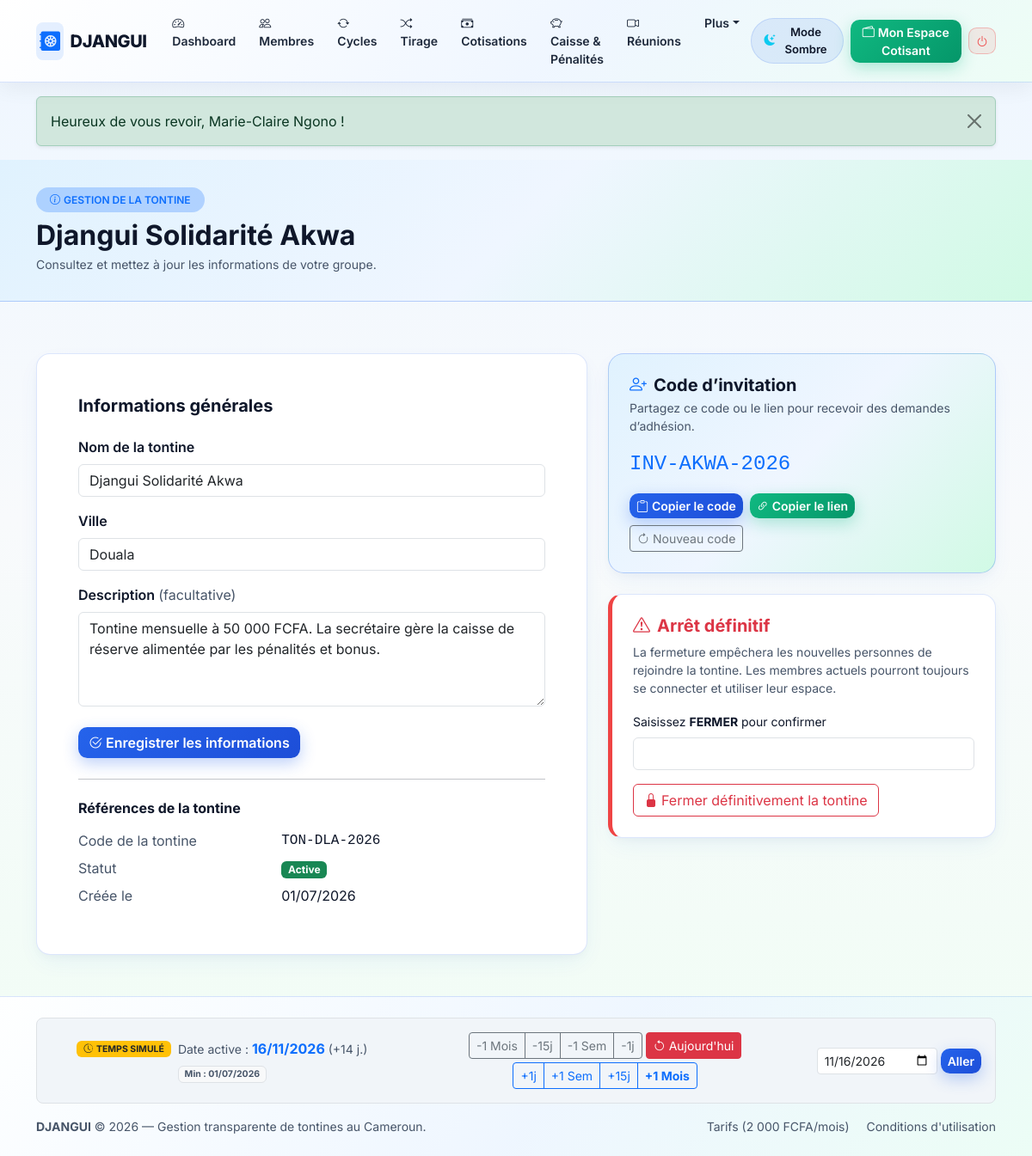
Screenshot of /admin/tontine-info.php (signed in) with the database file from the repository.
### tables this page shows
CREATE TABLE tontines (
    id INT UNSIGNED AUTO_INCREMENT PRIMARY KEY,
    code_tontine VARCHAR(20) NOT NULL,
    code_invitation VARCHAR(24) NOT NULL,
    nom VARCHAR(120) NOT NULL,
    description TEXT DEFAULT NULL,
    ville VARCHAR(80) NOT NULL DEFAULT 'Douala',
    devise CHAR(4) NOT NULL DEFAULT 'FCFA',
    solde_caisse_reserve DECIMAL(12,2) NOT NULL DEFAULT 0.00 COMMENT 'Caisse geree par l admin (penalites, bonus, reliquats)',
    statut ENUM('active', 'suspendue', 'fermee') NOT NULL DEFAULT 'active',
    date_debut_essai DATETIME NOT NULL,
    date_fin_essai DATETIME NOT NULL,
    statut_abonnement ENUM('essai', 'actif', 'expire') NOT NULL DEFAULT 'essai',
    abonnement_valide_jusqua DATETIME DEFAULT NULL,
    admin_id INT UNSIGNED NOT NULL COMMENT 'UNIQUE : 1 admin/secretaire ne gere qu une seule tontine',
    created_at DATETIME NOT NULL DEFAULT CURRENT_TIMESTAMP,
    updated_at DATETIME NOT NULL DEFAULT CURRENT_TIMESTAMP ON UPDATE CURRENT_TIMESTAMP,

    CONSTRAINT uq_tontines_code UNIQUE (code_tontine),
    CONSTRAINT uq_tontines_invitation UNIQUE (code_invitation),
    CONSTRAINT uq_tontines_admin UNIQUE (admin_id),
    CONSTRAINT chk_tontines_caisse CHECK (solde_caisse_reserve >= 0),
    CONSTRAINT fk_tontines_admin FOREIGN KEY (admin_id) REFERENCES users(id) ON DELETE RESTRICT ON UPDATE CASCADE,
    INDEX idx_tontines_statut (statut, statut_abonnement)
);

### includes/functions.php (called while the page is built, shortened)
<?php
function e($texte) {
    return htmlspecialchars((string)$texte, ENT_QUOTES, 'UTF-8');
}

### admin/tontine-info.php (the view, shortened to what this page needs)
<?php
require_once __DIR__ . '/../includes/functions.php';
$tontine_id = (int)($_SESSION['tontine_id'] ?? 0);
$user_id = (int)($_SESSION['user_id'] ?? 0);
$stmtTontine = $pdo->prepare("
    SELECT id, nom, code_tontine, code_invitation, description, ville, devise, statut,
           date_debut_essai, date_fin_essai, statut_abonnement, abonnement_valide_jusqua,
           created_at
    FROM tontines
    WHERE id = ? AND admin_id = ?
    LIMIT 1
");
$stmtTontine->execute([$tontine_id, $user_id]);
$tontine = $stmtTontine->fetch();
$lien_invitation = BASE_URL . '/join-tontine.php?code=' . urlencode($tontine['code_invitation']);
$statuts = [
    'active' => ['label' => 'Active', 'badge' => 'success'],
    'suspendue' => ['label' => 'Suspendue', 'badge' => 'warning text-dark'],
    'fermee' => ['label' => 'Fermée', 'badge' => 'secondary'],
];
$statut_tontine = $statuts[$tontine['statut']] ?? ['label' => ucfirst($tontine['statut']), 'badge' => 'secondary'];
require_once __DIR__ . '/../includes/header.php';
require_once __DIR__ . '/../includes/navbar.php';
?>
<div class="page-header-dark">
    <div class="container">
        <span class="badge bg-primary bg-opacity-25 text-primary px-3 py-2 rounded-pill fw-semibold mb-2">
            <i class="bi bi-info-circle me-1"></i>GESTION DE LA TONTINE
        </span>
        <h1 class="fw-bold h2 mb-1"><?= e($tontine['nom']) ?></h1>
        <p class="text-muted small mb-0">Consultez et mettez à jour les informations de votre groupe.</p>
    </div>
</div>
<main class="container pb-5">
    <div class="row g-4 mt-1">
        <section class="col-lg-7" aria-labelledby="infos-tontine-title">
            <div class="card card-djangui p-4 p-md-5 h-100">
                <h2 id="infos-tontine-title" class="h5 fw-bold mb-4">Informations générales</h2>
                <form method="POST" action="<?= BASE_URL ?>/admin/tontine-info.php">
                    <div class="mb-3">
                        <label for="nom" class="form-label fw-semibold">Nom de la tontine</label>
                        <input type="text" class="form-control" id="nom" name="nom" maxlength="120" value="<?= e($tontine['nom']) ?>" required>
                    </div>
                    <div class="mb-3">
                        <label for="ville" class="form-label fw-semibold">Ville</label>
                        <input type="text" class="form-control" id="ville" name="ville" maxlength="80" value="<?= e($tontine['ville']) ?>" required>
                    </div>
                    <div class="mb-4">
                        <label for="description" class="form-label fw-semibold">Description <span class="text-muted fw-normal">(facultative)</span></label>
                        <textarea class="form-control" id="description" name="description" rows="4"><?= e($tontine['description'] ?? '') ?></textarea>
                    </div>
                    <button type="submit" class="btn btn-glow-blue">
                        <i class="bi bi-check2-circle me-1"></i>Enregistrer les informations
                    </button>
                </form>
                <hr class="my-4">
                <h3 class="h6 fw-bold mb-3">Références de la tontine</h3>
                <dl class="row mb-0">
                    <dt class="col-sm-5 text-muted fw-normal">Code de la tontine</dt>
                    <dd class="col-sm-7 font-monospace"><?= e($tontine['code_tontine']) ?></dd>
                    <dt class="col-sm-5 text-muted fw-normal">Statut</dt>
                    <dd class="col-sm-7"><span class="badge bg-<?= e($statut_tontine['badge']) ?>"><?= e($statut_tontine['label']) ?></span></dd>
                    <dt class="col-sm-5 text-muted fw-normal">Créée le</dt>
                    <dd class="col-sm-7"><?= date('d/m/Y', strtotime($tontine['created_at'])) ?></dd>
                </dl>
            </div>
        </section>
        <div class="col-lg-5">
            <section class="card-accent-djangui p-4 mb-4" aria-labelledby="invitation-title">
                <h2 id="invitation-title" class="h5 fw-bold mb-1">
                    <i class="bi bi-person-plus text-primary me-2"></i>Code d’invitation
                </h2>
                <p class="text-muted small">Partagez ce code ou le lien pour recevoir des demandes d’adhésion.</p>
                <p class="mb-3"><code class="fs-4 text-primary" id="codeInvitationText"><?= e($tontine['code_invitation']) ?></code></p>
                <?php if ($tontine['statut'] === 'active'): ?>
                    <div class="d-flex flex-wrap gap-2">
                        <button type="button" class="btn btn-glow-blue btn-sm" id="btnCopyCode" data-copy="<?= e($tontine['code_invitation']) ?>">
                            <i class="bi bi-clipboard me-1"></i>Copier le code
                        </button>
                        <button type="button" class="btn btn-glow-emerald btn-sm" id="btnCopyLink" data-copy="<?= e($lien_invitation) ?>">
                            <i class="bi bi-link-45deg me-1"></i>Copier le lien
                        </button>
                        <form method="POST" action="<?= BASE_URL ?>/admin/tontine-info.php" onsubmit="return confirm('L’ancien code ne permettra plus de demander une adhésion. Générer un nouveau code ?');">
                            <button type="submit" class="btn btn-outline-secondary btn-sm">
                                <i class="bi bi-arrow-clockwise me-1"></i>Nouveau code
                            </button>
                        </form>
                    </div>
                <?php elseif ($tontine['statut'] === 'suspendue'): ?>
                    <p class="text-warning-emphasis small mb-0">Les nouvelles adhésions sont suspendues tant que la tontine n’est pas réactivée.</p>
                <?php else: ?>
                    <p class="text-muted small mb-0">La tontine est fermée ; les nouvelles adhésions ne sont plus acceptées.</p>
                <?php endif; ?>
            </section>
            <section class="card card-djangui p-4 border-left-danger" aria-labelledby="fermeture-title">
                <h2 id="fermeture-title" class="h5 fw-bold text-danger mb-2">
                    <i class="bi bi-exclamation-triangle me-2"></i>Arrêt définitif
                </h2>
                <?php if ($tontine['statut'] === 'fermee'): ?>
                    <p class="text-muted small mb-0">Cette tontine est fermée. Les nouvelles adhésions ne sont plus acceptées ; les membres existants conservent l’accès à leur espace.</p>
                <?php else: ?>
                    <p class="text-muted small">La fermeture empêchera les nouvelles personnes de rejoindre la tontine. Les membres actuels pourront toujours se connecter et utiliser leur espace.</p>
                    <form method="POST" action="<?= BASE_URL ?>/admin/tontine-info.php" onsubmit="return confirm('Confirmer la fermeture définitive de cette tontine ? Les nouvelles adhésions seront bloquées.');">
                        <div class="mb-3">
                            <label for="confirmation_fermeture" class="form-label small">Saisissez <strong>FERMER</strong> pour confirmer</label>
                            <input type="text" class="form-control" id="confirmation_fermeture" name="confirmation_fermeture" autocomplete="off" required>
                        </div>
                        <button type="submit" class="btn btn-outline-danger">
                            <i class="bi bi-lock-fill me-1"></i>Fermer définitivement la tontine
                        </button>
                    </form>
                <?php endif; ?>
            </section>
        </div>
    </div>
</main>
<?php require_once __DIR__ . '/../includes/footer.php'; ?>

### assets/css/style.css (style rules this page uses)
:root, [data-theme="light"] { --dj-bg-body: #f4f8fb; --dj-bg-body-gradient: linear-gradient(180deg, #eef6ff 0%, #f8fafc 45%, #f0fdf4 100%); --dj-bg-card: #fff; --dj-bg-section-alt: linear-gradient(135deg, #ffffff 0%, #f0f7ff 60%, #ecfdf5 100%); --dj-bg-box: #f1f5f9; --dj-text-main: #0f172a; --dj-text-muted: #475569; --dj-border-color: rgba(37, 99, 235, 0.16); --dj-navbar-bg: linear-gradient(135deg, rgba(255, 255, 255, 0.96) 0%, rgba(239, 246, 255, 0.96) 55%, rgba(236, 253, 245, 0.96) 100%); --dj-navbar-border: rgba(37, 99, 235, 0.18); --dj-navbar-shadow: 0 6px 24px rgba(15, 23, 42, 0.06); --dj-nav-link: #1e293b; --dj-nav-link-hover-bg: rgba(37, 99, 235, 0.10); --dj-nav-link-active: #2563eb; --dj-brand-text: #0f172a; --dj-hero-overlay: linear-gradient(125deg, rgba(255, 255, 255, 0.93) 0%, rgba(224, 242, 254, 0.88) 52%, rgba(209, 250, 229, 0.84) 100%); --dj-hero-title: #0f172a; --dj-hero-subtitle: #1e293b; --dj-hero-shadow: 0 2px 10px rgba(255, 255, 255, 0.8); --dj-hero-badge-bg: rgba(37, 99, 235, 0.10); --dj-hero-badge-border: rgba(37, 99, 235, 0.30); --dj-hero-invite-bg: rgba(255, 255, 255, 0.88); --dj-hero-invite-border: rgba(37, 99, 235, 0.25); --dj-phone-frame: linear-gradient(145deg, #ffffff 0%, #e2e8f0 100%); --dj-phone-border: #cbd5e1; --dj-phone-screen: #f8fafc; --dj-phone-tx-bg: #ffffff; --dj-phone-pot-bg: linear-gradient(135deg, #2563eb 0%, #0284c7 60%, #059669 100%); --dj-accent-card-bg: linear-gradient(135deg, #e0f2fe 0%, #eff6ff 50%, #d1fae5 100%); --dj-accent-card-border: rgba(37, 99, 235, 0.28); --dj-accent-card-text: #0f172a; --dj-accent-subbox-bg: rgba(255, 255, 255, 0.85); --dj-card-shadow: 0 10px 28px -6px rgba(37, 99, 235, 0.08), 0 4px 12px -3px rgba(15, 23, 42, 0.04); --dj-hover-shadow: 0 20px 38px -8px rgba(37, 99, 235, 0.22); --dj-table-head-bg: linear-gradient(90deg, #1e3a8a 0%, #2563eb 100%); --dj-table-head-text: #ffffff; --dj-blue: #2563eb; --dj-emerald: #059669; }
body { background: var(--dj-bg-body-gradient); background-color: var(--dj-bg-body); color: var(--dj-text-main); font-family: 'Inter', system-ui, -apple-system, sans-serif; min-height: 100vh; display: flex; flex-direction: column; transition: background 0.3s ease, color 0.25s ease; overflow-x: hidden; }
.text-muted { color: var(--dj-text-muted) !important; }
.card-djangui { background-color: var(--dj-bg-card); color: var(--dj-text-main); border: 1px solid var(--dj-border-color); border-radius: 1rem; box-shadow: var(--dj-card-shadow); transition: transform 0.28s ease, box-shadow 0.28s ease, border-color 0.28s ease, background-color 0.25s ease; }
.card-dark-djangui, .card-accent-djangui { background: var(--dj-accent-card-bg); color: var(--dj-accent-card-text); border: 1px solid var(--dj-accent-card-border); border-radius: 1.15rem; box-shadow: var(--dj-card-shadow); transition: all 0.28s ease; }
.border-left-danger { border-left: 5px solid #ef4444 !important; }
.page-header-dark { background: var(--dj-accent-card-bg); color: var(--dj-accent-card-text); padding: 2rem 0; margin-bottom: 2rem; border-bottom: 1px solid var(--dj-accent-card-border); }
.btn-glow-blue, .btn-navy { background: linear-gradient(135deg, #2563eb 0%, #1d4ed8 100%); border: none; color: #ffffff !important; font-weight: 600; border-radius: 0.65rem; box-shadow: 0 6px 18px rgba(37, 99, 235, 0.30); transition: all 0.25s ease; }
.btn-glow-emerald, .btn-emerald { background: linear-gradient(135deg, #10b981 0%, #059669 100%); border: none; color: #ffffff !important; font-weight: 600; border-radius: 0.65rem; box-shadow: 0 6px 18px rgba(16, 185, 129, 0.30); transition: all 0.25s ease; }

### rows the page displays
tontines: nom "Djangui Solidarité Akwa", ville "Douala", description "Tontine mensuelle à 50 000 FCFA. La secrétaire gère la caisse de réserve alimentée par les pénalités et bonus.", code_tontine "TON-DLA-2026", statut "Active", created_at "01/07/2026", code_invitation "INV-AKWA-2026"

### other values shown
$_SESSION['flash_texte'] "Heureux de vous revoir, Marie-Claire Ngono !"
$date_sim_str "16/11/2026"
$jours_ecart "14"
$date_min_str "01/07/2026"
date_actuelle('Y') "2026"
